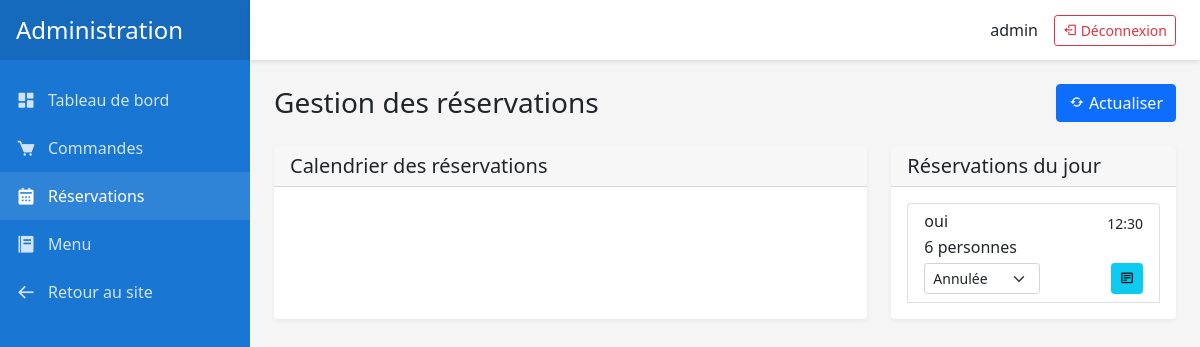
/dashboard/reservations/ (signed in), run on an earlier commit of the app's database.
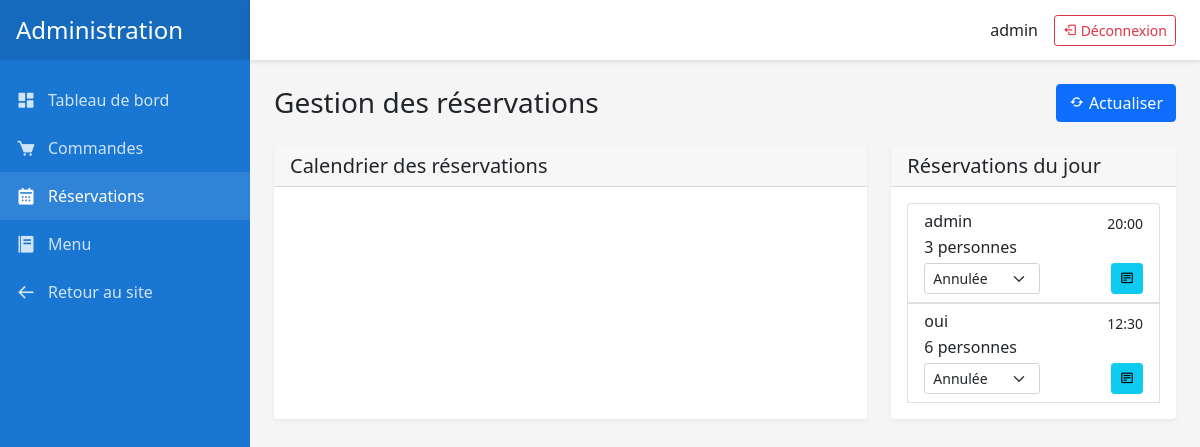
And on a later commit of the database.
### ecomm/models.py (models this page shows, shortened)
class Reservation(models.Model):
    STATUS_CHOICES = [
        ('pending', 'En attente'),
        ('confirmed', 'Confirmée'),
        ('cancelled', 'Annulée'),
    ]
    user = models.ForeignKey(User, on_delete=models.CASCADE)
    date = models.DateField()
    time = models.TimeField()
    number_of_guests = models.PositiveIntegerField()
    status = models.CharField(max_length=20, choices=STATUS_CHOICES, default='pending')
    special_requests = models.TextField(blank=True)
    phone_number = models.CharField(max_length=20)
    created_at = models.DateTimeField(auto_now_add=True)

### ecomm/views.py (the view)
# urls.py: path('dashboard/reservations/', views.admin_reservations, name='admin_reservations'),
@user_passes_test(is_staff)
def admin_reservations(request):
    reservations = Reservation.objects.all().order_by('-date', '-time')
    paginator = Paginator(reservations, 10)
    page = request.GET.get('page')
    reservations = paginator.get_page(page)
    return render(request, 'dashboard/reservations.html', {'reservations': reservations})

### ecomm/views.py (called while the page is built)
def is_staff(user):
    return user.is_staff

### ecomm/templates/dashboard/reservations.html (shortened to what this page needs)
{% extends 'dashboard/base_dashboard.html' %}
{% load static %}
{% block content %}
<div class="container-fluid p-0">
    <div class="d-flex justify-content-between align-items-center mb-4">
        <h1 class="h3 mb-0">Gestion des réservations</h1>
        <div class="btn-group">
            <button type="button" class="btn btn-primary" onclick="window.location.reload()">
                <i class='bx bx-refresh'></i>
                Actualiser
            </button>
        </div>
    </div>
    <div class="row">
        <div class="col-12 col-xl-8 mb-4">
            <div class="card h-100">
                <div class="card-header">
                    <h5 class="card-title mb-0">Calendrier des réservations</h5>
                </div>
                <div class="card-body">
                </div>
            </div>
        </div>
        <div class="col-12 col-xl-4">
            <div class="card">
                <div class="card-header">
                    <h5 class="card-title mb-0">Réservations du jour</h5>
                </div>
                <div class="card-body">
                    <div class="list-group">
                        {% for reservation in reservations %}
                        <div class="list-group-item">
                            <div class="d-flex w-100 justify-content-between align-items-center">
                                <h6 class="mb-1">{{ reservation.user.username }}</h6>
                                <small>{{ reservation.time|time:"H:i" }}</small>
                            </div>
                            <p class="mb-1">{{ reservation.number_of_guests }} personnes</p>
                            <div class="d-flex justify-content-between align-items-center">
                                <select class="form-select form-select-sm status-select" style="width: auto;" data-reservation-id="{{ reservation.id }}">
                                    {% for status, label in reservation.STATUS_CHOICES %}
                                    <option value="{{ status }}" {% if reservation.status == status %}selected{% endif %}>
                                        {{ label }}
                                    </option>
                                    {% endfor %}
                                </select>
                                <button type="button" class="btn btn-sm btn-info" data-bs-toggle="modal" data-bs-target="#reservationModal{{ reservation.id }}">
                                    <i class='bx bx-detail'></i>
                                </button>
                            </div>
                        </div>
                        {% empty %}
                        <div class="text-center py-3">
                            <p class="text-muted mb-0">Aucune réservation pour aujourd'hui</p>
                        </div>
                        {% endfor %}
                    </div>
                </div>
            </div>
        </div>
    </div>
</div>
{% endblock %}
{% block extra_js %}
<link href='https://cdn.jsdelivr.net/npm/fullcalendar@5.11.3/main.min.css' rel='stylesheet' />
{% endblock %}

What changed in the data, as far as the page shows it:
added Reservation: user.username "admin", time "20:00", number_of_guests "3", status+id "Annulée"
